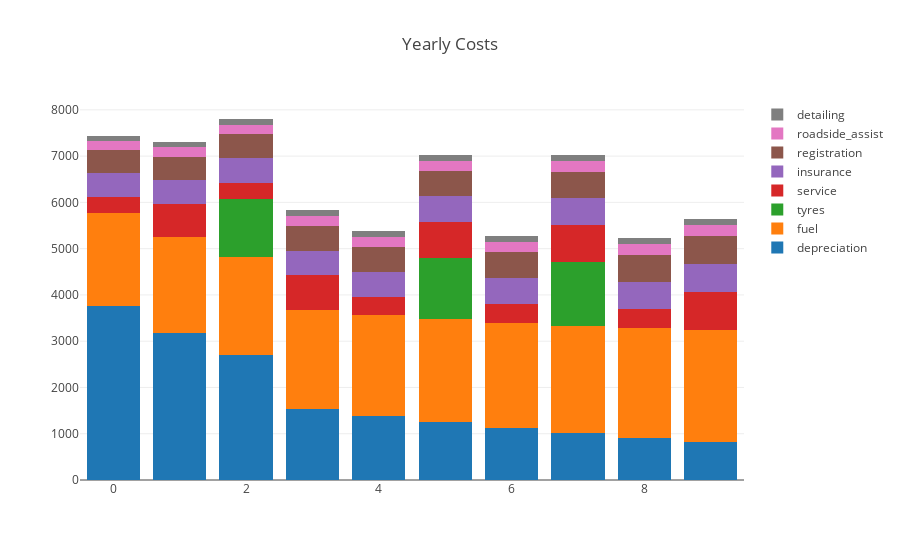

Notebook cell for this chart:
### Code cell
yc = cc.yearly_costs

sorted_costs = [(c, yc[c].max()) for c in yc.columns]
sorted_costs.sort(key=lambda x: x[1], reverse=True)

data = [go.Bar(y=cc.yearly_costs[cost[0]], name=cost[0]) for cost in sorted_costs]

layout = go.Layout(
    barmode='stack',
    title='Yearly Costs'
)

fig = go.Figure(data=data, layout=layout)

py.iplot(fig, config=config)

### Figure 1 — Plotly figure (JSON) as saved in the notebook; plotly's stock layout.template omitted (floating-point values rounded to 4 significant figures)
{"data": [{"name": "depreciation", "type": "bar", "uid": "9c03b580-b0ee-11e8-b979-0800279fead2", "y": [3750, 3188.0, 2709.0, 1535.0, 1382.0, 1244.0, 1119.0, 1007.0, 906.6, 815.9]}, {"name": "fuel", "type": "bar", "uid": "9c03b581-b0ee-11e8-b979-0800279fead2", "y": [2025, 2066.0, 2107.0, 2149.0, 2192.0, 2236.0, 2280.0, 2326.0, 2373.0, 2420.0]}, {"name": "tyres", "type": "bar", "uid": "9c03b582-b0ee-11e8-b979-0800279fead2", "y": [0, 0, 1248.0, 0, 0, 1325.0, 0, 1378.0, 0, 0]}, {"name": "service", "type": "bar", "uid": "9c03b583-b0ee-11e8-b979-0800279fead2", "y": [350, 714, 364.1, 742.8, 378.9, 772.9, 394.2, 804.1, 410.1, 836.6]}, {"name": "insurance", "type": "bar", "uid": "9c03b584-b0ee-11e8-b979-0800279fead2", "y": [500, 510, 520.2, 530.6, 541.2, 552.0, 563.1, 574.3, 585.8, 597.5]}, {"name": "registration", "type": "bar", "uid": "9c03b585-b0ee-11e8-b979-0800279fead2", "y": [500, 510, 520.2, 530.6, 541.2, 552.0, 563.1, 574.3, 585.8, 597.5]}, {"name": "roadside_assist", "type": "bar", "uid": "9c03b586-b0ee-11e8-b979-0800279fead2", "y": [200, 204, 208.1, 212.2, 216.5, 220.8, 225.2, 229.7, 234.3, 239.0]}, {"name": "detailing", "type": "bar", "uid": "9c03b587-b0ee-11e8-b979-0800279fead2", "y": [120, 122.4, 124.8, 127.3, 129.9, 132.5, 135.1, 137.8, 140.6, 143.4]}], "layout": {"barmode": "stack", "title": "Yearly Costs"}}
